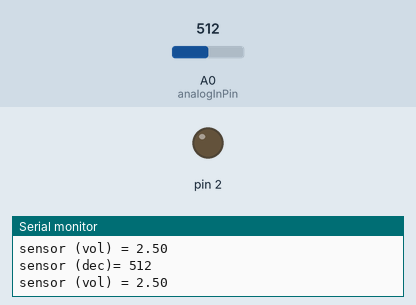
Bench run of a sketch on a simulated Arduino Uno, built with avr-gcc and run on an emulated ATmega328P. On the bench: output pins drawn as LEDs (lit = HIGH), the last lines printed to the serial monitor. The inputs (shaded band) are chosen by the test bench; at power-on: A0 (analogInPin) = 512.

Above: at 3.3 s.
3.4 s: A0 (analogInPin) set to 742
6.7 s: A0 (analogInPin) set to 758
At 8.3 s:
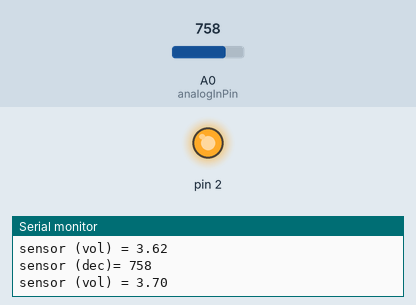
10.0 s: A0 (analogInPin) set to 740
At 11.5 s:
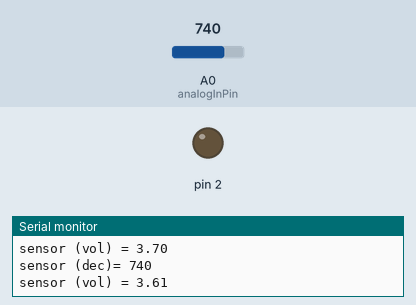
13.3 s: A0 (analogInPin) set to 760
At 15.3 s:
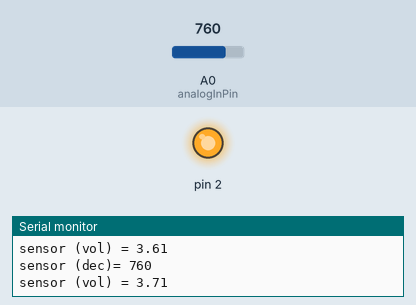
Timing chart, 0 to 16.8 s (numbered marks = the images above; inputs shaded):
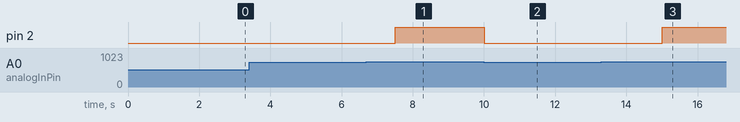

Measured:
- the behaviour switches between 750 and 751 on A0 (analogInPin) (found by bisection; images 0 and 1)
- after the input at 6.7 s, pin 2: LOW → HIGH after 0.80 s
- after the input at 10.0 s, pin 2: HIGH → LOW at once
- after the input at 13.3 s, pin 2: LOW → HIGH after 1.7 s

The sketch:

PhotoResistor.ino
```cpp
/*
  Analog input, serial output

  Reads an analog input pin.
  Also prints the results to the Serial Monitor.

  The circuit:
  - potentiometer connected to analog pin 2.
    Center pin of the potentiometer goes to the analog pin.
    side pins of the potentiometer go to +5V and ground

*/

// These constants won't change. They're used to give names to the pins used:
const int analogInPin = A0;  // Analog input pin that the potentiometer is attached to

int sensorValue = 0;  // value read from the pot
int outputValue = 0;  // value output to the PWM (analog out)

void setup() {
  // initialize serial communications at 9600 bps:
  Serial.begin(115200);
  pinMode(A0, INPUT);
  pinMode(2,OUTPUT);
  digitalWrite(2,LOW);
}

void loop() {
  // read the analog in value:
  sensorValue = analogRead(analogInPin);
  // print the results to the Serial Monitor:
  Serial.print("sensor (dec)= ");
  Serial.println(sensorValue);
  Serial.print("sensor (vol) = ");
  Serial.println((float)sensorValue/1024 *5);

  if(sensorValue>750){
    digitalWrite(2,HIGH);
    delay(500);

  }else{
    digitalWrite(2,LOW);
    delay(500);
  }

  // converter to settle after the last reading:
  delay(2000);
}
```
